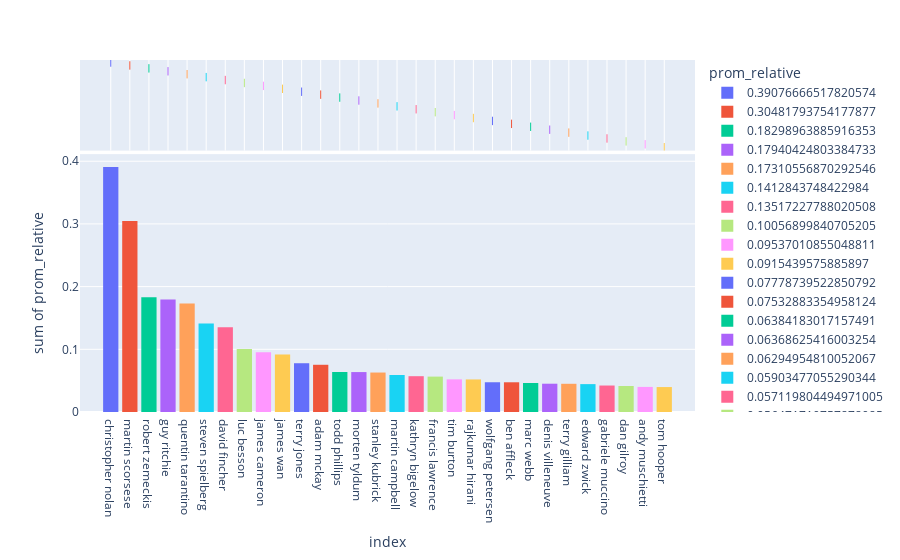

The notebook cell saved with this chart:
### Code cell
graf_directores(df)

### Figure 1 — Plotly figure (JSON) as saved in the notebook; plotly's stock layout.template omitted (floating-point values rounded to 4 significant figures)
{"data": [{"alignmentgroup": "True", "bingroup": "x", "histfunc": "sum", "hovertemplate": "prom_relative=0.39076666517820574<br>index=%{x}<br>sum of prom_relative=%{y}<extra></extra>", "legendgroup": "0.39076666517820574", "marker": {"color": "#636efa", "pattern": {"shape": ""}}, "name": "0.39076666517820574", "offsetgroup": "0.39076666517820574", "orientation": "v", "showlegend": true, "type": "histogram", "x": ["christopher nolan"], "xaxis": "x", "y": [0.3908], "yaxis": "y"}, {"alignmentgroup": "True", "boxpoints": "all", "customdata": [[8.1]], "fillcolor": "rgba(255,255,255,0)", "hoveron": "points", "hovertemplate": "prom_relative=0.39076666517820574<br>index=%{x}<br>score=%{customdata[0]}<extra></extra>", "jitter": 0, "legendgroup": "0.39076666517820574", "line": {"color": "rgba(255,255,255,0)"}, "marker": {"color": "#636efa", "symbol": "line-ns-open"}, "name": "0.39076666517820574", "offsetgroup": "0.39076666517820574", "showlegend": false, "type": "box", "x": ["christopher nolan"], "xaxis": "x2", "yaxis": "y2"}, {"alignmentgroup": "True", "bingroup": "x", "histfunc": "sum", "hovertemplate": "prom_relative=0.30481793754177877<br>index=%{x}<br>sum of prom_relative=%{y}<extra></extra>", "legendgroup": "0.30481793754177877", "marker": {"color": "#EF553B", "pattern": {"shape": ""}}, "name": "0.30481793754177877", "offsetgroup": "0.30481793754177877", "orientation": "v", "showlegend": true, "type": "histogram", "x": ["martin scorsese"], "xaxis": "x", "y": [0.3048], "yaxis": "y"}, {"alignmentgroup": "True", "boxpoints": "all", "customdata": [[8]], "fillcolor": "rgba(255,255,255,0)", "hoveron": "points", "hovertemplate": "prom_relative=0.30481793754177877<br>index=%{x}<br>score=%{customdata[0]}<extra></extra>", "jitter": 0, "legendgroup": "0.30481793754177877", "line": {"color": "rgba(255,255,255,0)"}, "marker": {"color": "#EF553B", "symbol": "line-ns-open"}, "name": "0.30481793754177877", "offsetgroup": "0.30481793754177877", "showlegend": false, "type": "box", "x": ["martin scorsese"], "xaxis": "x2", "yaxis": "y2"}, {"alignmentgroup": "True", "bingroup": "x", "histfunc": "sum", "hovertemplate": "prom_relative=0.18298963885916353<br>index=%{x}<br>sum of prom_relative=%{y}<extra></extra>", "legendgroup": "0.18298963885916353", "marker": {"color": "#00cc96", "pattern": {"shape": ""}}, "name": "0.18298963885916353", "offsetgroup": "0.18298963885916353", "orientation": "v", "showlegend": true, "type": "histogram", "x": ["robert zemeckis"], "xaxis": "x", "y": [0.183], "yaxis": "y"}, {"alignmentgroup": "True", "boxpoints": "all", "customdata": [[8.6]], "fillcolor": "rgba(255,255,255,0)", "hoveron": "points", "hovertemplate": "prom_relative=0.18298963885916353<br>index=%{x}<br>score=%{customdata[0]}<extra></extra>", "jitter": 0, "legendgroup": "0.18298963885916353", "line": {"color": "rgba(255,255,255,0)"}, "marker": {"color": "#00cc96", "symbol": "line-ns-open"}, "name": "0.18298963885916353", "offsetgroup": "0.18298963885916353", "showlegend": false, "type": "box", "x": ["robert zemeckis"], "xaxis": "x2", "yaxis": "y2"}, {"alignmentgroup": "True", "bingroup": "x", "histfunc": "sum", "hovertemplate": "prom_relative=0.17940424803384733<br>index=%{x}<br>sum of prom_relative=%{y}<extra></extra>", "legendgroup": "0.17940424803384733", "marker": {"color": "#ab63fa", "pattern": {"shape": ""}}, "name": "0.17940424803384733", "offsetgroup": "0.17940424803384733", "orientation": "v", "showlegend": true, "type": "histogram", "x": ["guy ritchie"], "xaxis": "x", "y": [0.1794], "yaxis": "y"}, {"alignmentgroup": "True", "boxpoints": "all", "customdata": [[7.6]], "fillcolor": "rgba(255,255,255,0)", "hoveron": "points", "hovertemplate": "prom_relative=0.17940424803384733<br>index=%{x}<br>score=%{customdata[0]}<extra></extra>", "jitter": 0, "legendgroup": "0.17940424803384733", "line": {"color": "rgba(255,255,255,0)"}, "marker": {"color": "#ab63fa", "symbol": "line-ns-open"}, "name": "0.17940424803384733", "offsetgroup": "0.17940424803384733", "showlegend": false, "type": "box", "x": ["guy ritchie"], "xaxis": "x2", "yaxis": "y2"}, {"alignmentgroup": "True", "bingroup": "x", "histfunc": "sum", "hovertemplate": "prom_relative=0.17310556870292546<br>index=%{x}<br>sum of prom_relative=%{y}<extra></extra>", "legendgroup": "0.17310556870292546", "marker": {"color": "#FFA15A", "pattern": {"shape": ""}}, "name": "0.17310556870292546", "offsetgroup": "0.17310556870292546", "orientation": "v", "showlegend": true, "type": "histogram", "x": ["quentin tarantino"], "xaxis": "x", "y": [0.1731], "yaxis": "y"}, {"alignmentgroup": "True", "boxpoints": "all", "customdata": [[8.05]], "fillcolor": "rgba(255,255,255,0)", "hoveron": "points", "hovertemplate": "prom_relative=0.17310556870292546<br>index=%{x}<br>score=%{customdata[0]}<extra></extra>", "jitter": 0, "legendgroup": "0.17310556870292546", "line": {"color": "rgba(255,255,255,0)"}, "marker": {"color": "#FFA15A", "symbol": "line-ns-open"}, "name": "0.17310556870292546", "offsetgroup": "0.17310556870292546", "showlegend": false, "type": "box", "x": ["quentin tarantino"], "xaxis": "x2", "yaxis": "y2"}, {"alignmentgroup": "True", "bingroup": "x", "histfunc": "sum", "hovertemplate": "prom_relative=0.1412843748422984<br>index=%{x}<br>sum of prom_relative=%{y}<extra></extra>", "legendgroup": "0.1412843748422984", "marker": {"color": "#19d3f3", "pattern": {"shape": ""}}, "name": "0.1412843748422984", "offsetgroup": "0.1412843748422984", "orientation": "v", "showlegend": true, "type": "histogram", "x": ["steven spielberg"], "xaxis": "x", "y": [0.1413], "yaxis": "y"}, {"alignmentgroup": "True", "boxpoints": "all", "customdata": [[7.3]], "fillcolor": "rgba(255,255,255,0)", "hoveron": "points", "hovertemplate": "prom_relative=0.1412843748422984<br>index=%{x}<br>score=%{customdata[0]}<extra></extra>", "jitter": 0, "legendgroup": "0.1412843748422984", "line": {"color": "rgba(255,255,255,0)"}, "marker": {"color": "#19d3f3", "symbol": "line-ns-open"}, "name": "0.1412843748422984", "offsetgroup": "0.1412843748422984", "showlegend": false, "type": "box", "x": ["steven spielberg"], "xaxis": "x2", "yaxis": "y2"}, {"alignmentgroup": "True", "bingroup": "x", "histfunc": "sum", "hovertemplate": "prom_relative=0.13517227788020508<br>index=%{x}<br>sum of prom_relative=%{y}<extra></extra>", "legendgroup": "0.13517227788020508", "marker": {"color": "#FF6692", "pattern": {"shape": ""}}, "name": "0.13517227788020508", "offsetgroup": "0.13517227788020508", "orientation": "v", "showlegend": true, "type": "histogram", "x": ["david fincher"], "xaxis": "x", "y": [0.1352], "yaxis": "y"}, {"alignmentgroup": "True", "boxpoints": "all", "customdata": [[7.65]], "fillcolor": "rgba(255,255,255,0)", "hoveron": "points", "hovertemplate": "prom_relative=0.13517227788020508<br>index=%{x}<br>score=%{customdata[0]}<extra></extra>", "jitter": 0, "legendgroup": "0.13517227788020508", "line": {"color": "rgba(255,255,255,0)"}, "marker": {"color": "#FF6692", "symbol": "line-ns-open"}, "name": "0.13517227788020508", "offsetgroup": "0.13517227788020508", "showlegend": false, "type": "box", "x": ["david fincher"], "xaxis": "x2", "yaxis": "y2"}, {"alignmentgroup": "True", "bingroup": "x", "histfunc": "sum", "hovertemplate": "prom_relative=0.10056899840705205<br>index=%{x}<br>sum of prom_relative=%{y}<extra></extra>", "legendgroup": "0.10056899840705205", "marker": {"color": "#B6E880", "pattern": {"shape": ""}}, "name": "0.10056899840705205", "offsetgroup": "0.10056899840705205", "orientation": "v", "showlegend": true, "type": "histogram", "x": ["luc besson"], "xaxis": "x", "y": [0.1006], "yaxis": "y"}, {"alignmentgroup": "True", "boxpoints": "all", "customdata": [[8.4]], "fillcolor": "rgba(255,255,255,0)", "hoveron": "points", "hovertemplate": "prom_relative=0.10056899840705205<br>index=%{x}<br>score=%{customdata[0]}<extra></extra>", "jitter": 0, "legendgroup": "0.10056899840705205", "line": {"color": "rgba(255,255,255,0)"}, "marker": {"color": "#B6E880", "symbol": "line-ns-open"}, "name": "0.10056899840705205", "offsetgroup": "0.10056899840705205", "showlegend": false, "type": "box", "x": ["luc besson"], "xaxis": "x2", "yaxis": "y2"}, {"alignmentgroup": "True", "bingroup": "x", "histfunc": "sum", "hovertemplate": "prom_relative=0.09537010855048811<br>index=%{x}<br>sum of prom_relative=%{y}<extra></extra>", "legendgroup": "0.09537010855048811", "marker": {"color": "#FF97FF", "pattern": {"shape": ""}}, "name": "0.09537010855048811", "offsetgroup": "0.09537010855048811", "orientation": "v", "showlegend": true, "type": "histogram", "x": ["james cameron"], "xaxis": "x", "y": [0.09537], "yaxis": "y"}, {"alignmentgroup": "True", "boxpoints": "all", "customdata": [[7.9]], "fillcolor": "rgba(255,255,255,0)", "hoveron": "points", "hovertemplate": "prom_relative=0.09537010855048811<br>index=%{x}<br>score=%{customdata[0]}<extra></extra>", "jitter": 0, "legendgroup": "0.09537010855048811", "line": {"color": "rgba(255,255,255,0)"}, "marker": {"color": "#FF97FF", "symbol": "line-ns-open"}, "name": "0.09537010855048811", "offsetgroup": "0.09537010855048811", "showlegend": false, "type": "box", "x": ["james cameron"], "xaxis": "x2", "yaxis": "y2"}, {"alignmentgroup": "True", "bingroup": "x", "histfunc": "sum", "hovertemplate": "prom_relative=0.0915439575885897<br>index=%{x}<br>sum of prom_relative=%{y}<extra></extra>", "legendgroup": "0.0915439575885897", "marker": {"color": "#FECB52", "pattern": {"shape": ""}}, "name": "0.0915439575885897", "offsetgroup": "0.0915439575885897", "orientation": "v", "showlegend": true, "type": "histogram", "x": ["james wan"], "xaxis": "x", "y": [0.09154], "yaxis": "y"}, {"alignmentgroup": "True", "boxpoints": "all", "customdata": [[7.05]], "fillcolor": "rgba(255,255,255,0)", "hoveron": "points", "hovertemplate": "prom_relative=0.0915439575885897<br>index=%{x}<br>score=%{customdata[0]}<extra></extra>", "jitter": 0, "legendgroup": "0.0915439575885897", "line": {"color": "rgba(255,255,255,0)"}, "marker": {"color": "#FECB52", "symbol": "line-ns-open"}, "name": "0.0915439575885897", "offsetgroup": "0.0915439575885897", "showlegend": false, "type": "box", "x": ["james wan"], "xaxis": "x2", "yaxis": "y2"}, {"alignmentgroup": "True", "bingroup": "x", "histfunc": "sum", "hovertemplate": "prom_relative=0.07778739522850792<br>index=%{x}<br>sum of prom_relative=%{y}<extra></extra>", "legendgroup": "0.07778739522850792", "marker": {"color": "#636efa", "pattern": {"shape": ""}}, "name": "0.07778739522850792", "offsetgroup": "0.07778739522850792", "orientation": "v", "showlegend": true, "type": "histogram", "x": ["terry jones"], "xaxis": "x", "y": [0.07779], "yaxis": "y"}, {"alignmentgroup": "True", "boxpoints": "all", "customdata": [[7.95]], "fillcolor": "rgba(255,255,255,0)", "hoveron": "points", "hovertemplate": "prom_relative=0.07778739522850792<br>index=%{x}<br>score=%{customdata[0]}<extra></extra>", "jitter": 0, "legendgroup": "0.07778739522850792", "line": {"color": "rgba(255,255,255,0)"}, "marker": {"color": "#636efa", "symbol": "line-ns-open"}, "name": "0.07778739522850792", "offsetgroup": "0.07778739522850792", "showlegend": false, "type": "box", "x": ["terry jones"], "xaxis": "x2", "yaxis": "y2"}, {"alignmentgroup": "True", "bingroup": "x", "histfunc": "sum", "hovertemplate": "prom_relative=0.07532883354958124<br>index=%{x}<br>sum of prom_relative=%{y}<extra></extra>", "legendgroup": "0.07532883354958124", "marker": {"color": "#EF553B", "pattern": {"shape": ""}}, "name": "0.07532883354958124", "offsetgroup": "0.07532883354958124", "orientation": "v", "showlegend": true, "type": "histogram", "x": ["adam mckay"], "xaxis": "x", "y": [0.07533], "yaxis": "y"}, {"alignmentgroup": "True", "boxpoints": "all", "customdata": [[7.1]], "fillcolor": "rgba(255,255,255,0)", "hoveron": "points", "hovertemplate": "prom_relative=0.07532883354958124<br>index=%{x}<br>score=%{customdata[0]}<extra></extra>", "jitter": 0, "legendgroup": "0.07532883354958124", "line": {"color": "rgba(255,255,255,0)"}, "marker": {"color": "#EF553B", "symbol": "line-ns-open"}, "name": "0.07532883354958124", "offsetgroup": "0.07532883354958124", "showlegend": false, "type": "box", "x": ["adam mckay"], "xaxis": "x2", "yaxis": "y2"}, {"alignmentgroup": "True", "bingroup": "x", "histfunc": "sum", "hovertemplate": "prom_relative=0.06384183017157491<br>index=%{x}<br>sum of prom_relative=%{y}<extra></extra>", "legendgroup": "0.06384183017157491", "marker": {"color": "#00cc96", "pattern": {"shape": ""}}, "name": "0.06384183017157491", "offsetgroup": "0.06384183017157491", "orientation": "v", "showlegend": true, "type": "histogram", "x": ["todd phillips"], "xaxis": "x", "y": [0.06384], "yaxis": "y"}, {"alignmentgroup": "True", "boxpoints": "all", "customdata": [[6.525]], "fillcolor": "rgba(255,255,255,0)", "hoveron": "points", "hovertemplate": "prom_relative=0.06384183017157491<br>index=%{x}<br>score=%{customdata[0]}<extra></extra>", "jitter": 0, "legendgroup": "0.06384183017157491", "line": {"color": "rgba(255,255,255,0)"}, "marker": {"color": "#00cc96", "symbol": "line-ns-open"}, "name": "0.06384183017157491", "offsetgroup": "0.06384183017157491", "showlegend": false, "type": "box", "x": ["todd phillips"], "xaxis": "x2", "yaxis": "y2"}, {"alignmentgroup": "True", "bingroup": "x", "histfunc": "sum", "hovertemplate": "prom_relative=0.06368625416003254<br>index=%{x}<br>sum of prom_relative=%{y}<extra></extra>", "legendgroup": "0.06368625416003254", "marker": {"color": "#ab63fa", "pattern": {"shape": ""}}, "name": "0.06368625416003254", "offsetgroup": "0.06368625416003254", "orientation": "v", "showlegend": true, "type": "histogram", "x": ["morten tyldum"], "xaxis": "x", "y": [0.06369], "yaxis": "y"}, {"alignmentgroup": "True", "boxpoints": "all", "customdata": [[8]], "fillcolor": "rgba(255,255,255,0)", "hoveron": "points", "hovertemplate": "prom_relative=0.06368625416003254<br>index=%{x}<br>score=%{customdata[0]}<extra></extra>", "jitter": 0, "legendgroup": "0.06368625416003254", "line": {"color": "rgba(255,255,255,0)"}, "marker": {"color": "#ab63fa", "symbol": "line-ns-open"}, "name": "0.06368625416003254", "offsetgroup": "0.06368625416003254", "showlegend": false, "type": "box", "x": ["morten tyldum"], "xaxis": "x2", "yaxis": "y2"}, {"alignmentgroup": "True", "bingroup": "x", "histfunc": "sum", "hovertemplate": "prom_relative=0.06294954810052067<br>index=%{x}<br>sum of prom_relative=%{y}<extra></extra>", "legendgroup": "0.06294954810052067", "marker": {"color": "#FFA15A", "pattern": {"shape": ""}}, "name": "0.06294954810052067", "offsetgroup": "0.06294954810052067", "orientation": "v", "showlegend": true, "type": "histogram", "x": ["stanley kubrick"], "xaxis": "x", "y": [0.06295], "yaxis": "y"}, {"alignmentgroup": "True", "boxpoints": "all", "customdata": [[8.2]], "fillcolor": "rgba(255,255,255,0)", "hoveron": "points", "hovertemplate": "prom_relative=0.06294954810052067<br>index=%{x}<br>score=%{customdata[0]}<extra></extra>", "jitter": 0, "legendgroup": "0.06294954810052067", "line": {"color": "rgba(255,255,255,0)"}, "marker": {"color": "#FFA15A", "symbol": "line-ns-open"}, "name": "0.06294954810052067", "offsetgroup": "0.06294954810052067", "showlegend": false, "type": "box", "x": ["stanley kubrick"], "xaxis": "x2", "yaxis": "y2"}, {"alignmentgroup": "True", "bingroup": "x", "histfunc": "sum", "hovertemplate": "prom_relative=0.05903477055290344<br>index=%{x}<br>sum of prom_relative=%{y}<extra></extra>", "legendgroup": "0.05903477055290344", "marker": {"color": "#19d3f3", "pattern": {"shape": ""}}, "name": "0.05903477055290344", "offsetgroup": "0.05903477055290344", "orientation": "v", "showlegend": true, "type": "histogram", "x": ["martin campbell"], "xaxis": "x", "y": [0.05903], "yaxis": "y"}, {"alignmentgroup": "True", "boxpoints": "all", "customdata": [[7.35]], "fillcolor": "rgba(255,255,255,0)", "hoveron": "points", "hovertemplate": "prom_relative=0.05903477055290344<br>index=%{x}<br>score=%{customdata[0]}<extra></extra>", "jitter": 0, "legendgroup": "0.05903477055290344", "line": {"color": "rgba(255,255,255,0)"}, "marker": {"color": "#19d3f3", "symbol": "line-ns-open"}, "name": "0.05903477055290344", "offsetgroup": "0.05903477055290344", "showlegend": false, "type": "box", "x": ["martin campbell"], "xaxis": "x2", "yaxis": "y2"}, {"alignmentgroup": "True", "bingroup": "x", "histfunc": "sum", "hovertemplate": "prom_relative=0.057119804494971005<br>index=%{x}<br>sum of prom_relative=%{y}<extra></extra>", "legendgroup": "0.057119804494971005", "marker": {"color": "#FF6692", "pattern": {"shape": ""}}, "name": "0.057119804494971005", "offsetgroup": "0.057119804494971005", "orientation": "v", "showlegend": true, "type": "histogram", "x": ["kathryn bigelow"], "xaxis": "x", "y": [0.05712], "yaxis": "y"}, {"alignmentgroup": "True", "boxpoints": "all", "customdata": [[7.3]], "fillcolor": "rgba(255,255,255,0)", "hoveron": "points", "hovertemplate": "prom_relative=0.057119804494971005<br>index=%{x}<br>score=%{customdata[0]}<extra></extra>", "jitter": 0, "legendgroup": "0.057119804494971005", "line": {"color": "rgba(255,255,255,0)"}, "marker": {"color": "#FF6692", "symbol": "line-ns-open"}, "name": "0.057119804494971005", "offsetgroup": "0.057119804494971005", "showlegend": false, "type": "box", "x": ["kathryn bigelow"], "xaxis": "x2", "yaxis": "y2"}, {"alignmentgroup": "True", "bingroup": "x", "histfunc": "sum", "hovertemplate": "prom_relative=0.056471719757878985<br>index=%{x}<br>sum of prom_relative=%{y}<extra></extra>", "legendgroup": "0.056471719757878985", "marker": {"color": "#B6E880", "pattern": {"shape": ""}}, "name": "0.056471719757878985", "offsetgroup": "0.056471719757878985", "orientation": "v", "showlegend": true, "type": "histogram", "x": ["francis lawrence"], "xaxis": "x", "y": [0.05647], "yaxis": "y"}, {"alignmentgroup": "True", "boxpoints": "all", "customdata": [[7.2]], "fillcolor": "rgba(255,255,255,0)", "hoveron": "points", "hovertemplate": "prom_relative=0.056471719757878985<br>index=%{x}<br>score=%{customdata[0]}<extra></extra>", "jitter": 0, "legendgroup": "0.056471719757878985", "line": {"color": "rgba(255,255,255,0)"}, "marker": {"color": "#B6E880", "symbol": "line-ns-open"}, "name": "0.056471719757878985", "offsetgroup": "0.056471719757878985", "showlegend": false, "type": "box", "x": ["francis lawrence"], "xaxis": "x2", "yaxis": "y2"}, {"alignmentgroup": "True", "bingroup": "x", "histfunc": "sum", "hovertemplate": "prom_relative=0.052072271677231836<br>index=%{x}<br>sum of prom_relative=%{y}<extra></extra>", "legendgroup": "0.052072271677231836", "marker": {"color": "#FF97FF", "pattern": {"shape": ""}}, "name": "0.052072271677231836", "offsetgroup": "0.052072271677231836", "orientation": "v", "showlegend": true, "type": "histogram", "x": ["tim burton"], "xaxis": "x", "y": [0.05207], "yaxis": "y"}, {"alignmentgroup": "True", "boxpoints": "all", "customdata": [[7.033]], "fillcolor": "rgba(255,255,255,0)", "hoveron": "points", "hovertemplate": "prom_relative=0.052072271677231836<br>index=%{x}<br>score=%{customdata[0]}<extra></extra>", "jitter": 0, "legendgroup": "0.052072271677231836", "line": {"color": "rgba(255,255,255,0)"}, "marker": {"color": "#FF97FF", "symbol": "line-ns-open"}, "name": "0.052072271677231836", "offsetgroup": "0.052072271677231836", "showlegend": false, "type": "box", "x": ["tim burton"], "xaxis": "x2", "yaxis": "y2"}, {"alignmentgroup": "True", "bingroup": "x", "histfunc": "sum", "hovertemplate": "prom_relative=0.05192285258508087<br>index=%{x}<br>sum of prom_relative=%{y}<extra></extra>", "legendgroup": "0.05192285258508087", "marker": {"color": "#FECB52", "pattern": {"shape": ""}}, "name": "0.05192285258508087", "offsetgroup": "0.05192285258508087", "orientation": "v", "showlegend": true, "type": "histogram", "x": ["rajkumar hirani"], "xaxis": "x", "y": [0.05192], "yaxis": "y"}, {"alignmentgroup": "True", "boxpoints": "all", "customdata": [[7.9]], "fillcolor": "rgba(255,255,255,0)", "hoveron": "points", "hovertemplate": "prom_relative=0.05192285258508087<br>index=%{x}<br>score=%{customdata[0]}<extra></extra>", "jitter": 0, "legendgroup": "0.05192285258508087", "line": {"color": "rgba(255,255,255,0)"}, "marker": {"color": "#FECB52", "symbol": "line-ns-open"}, "name": "0.05192285258508087", "offsetgroup": "0.05192285258508087", "showlegend": false, "type": "box", "x": ["rajkumar hirani"], "xaxis": "x2", "yaxis": "y2"}, {"alignmentgroup": "True", "bingroup": "x", "histfunc": "sum", "hovertemplate": "prom_relative=0.047444381509424455<br>index=%{x}<br>sum of prom_relative=%{y}<extra></extra>", "legendgroup": "0.047444381509424455", "marker": {"color": "#636efa", "pattern": {"shape": ""}}, "name": "0.047444381509424455", "offsetgroup": "0.047444381509424455", "orientation": "v", "showlegend": true, "type": "histogram", "x": ["wolfgang petersen"], "xaxis": "x", "y": [0.04744], "yaxis": "y"}, {"alignmentgroup": "True", "boxpoints": "all", "customdata": [[7.15]], "fillcolor": "rgba(255,255,255,0)", "hoveron": "points", "hovertemplate": "prom_relative=0.047444381509424455<br>index=%{x}<br>score=%{customdata[0]}<extra></extra>", "jitter": 0, "legendgroup": "0.047444381509424455", "line": {"color": "rgba(255,255,255,0)"}, "marker": {"color": "#636efa", "symbol": "line-ns-open"}, "name": "0.047444381509424455", "offsetgroup": "0.047444381509424455", "showlegend": false, "type": "box", "x": ["wolfgang petersen"], "xaxis": "x2", "yaxis": "y2"}, {"alignmentgroup": "True", "bingroup": "x", "histfunc": "sum", "hovertemplate": "prom_relative=0.047400638758171354<br>index=%{x}<br>sum of prom_relative=%{y}<extra></extra>", "legendgroup": "0.047400638758171354", "marker": {"color": "#EF553B", "pattern": {"shape": ""}}, "name": "0.047400638758171354", "offsetgroup": "0.047400638758171354", "orientation": "v", "showlegend": true, "type": "histogram", "x": ["ben affleck"], "xaxis": "x", "y": [0.0474], "yaxis": "y"}, {"alignmentgroup": "True", "boxpoints": "all", "customdata": [[7.5]], "fillcolor": "rgba(255,255,255,0)", "hoveron": "points", "hovertemplate": "prom_relative=0.047400638758171354<br>index=%{x}<br>score=%{customdata[0]}<extra></extra>", "jitter": 0, "legendgroup": "0.047400638758171354", "line": {"color": "rgba(255,255,255,0)"}, "marker": {"color": "#EF553B", "symbol": "line-ns-open"}, "name": "0.047400638758171354", "offsetgroup": "0.047400638758171354", "showlegend": false, "type": "box", "x": ["ben affleck"], "xaxis": "x2", "yaxis": "y2"}, {"alignmentgroup": "True", "bingroup": "x", "histfunc": "sum", "hovertemplate": "prom_relative=0.04624975738823484<br>index=%{x}<br>sum of prom_relative=%{y}<extra></extra>", "legendgroup": "0.04624975738823484", "marker": {"color": "#00cc96", "pattern": {"shape": ""}}, "name": "0.04624975738823484", "offsetgroup": "0.04624975738823484", "orientation": "v", "showlegend": true, "type": "histogram", "x": ["marc webb"], "xaxis": "x", "y": [0.04625], "yaxis": "y"}, {"alignmentgroup": "True", "boxpoints": "all", "customdata": [[6.8]], "fillcolor": "rgba(255,255,255,0)", "hoveron": "points", "hovertemplate": "prom_relative=0.04624975738823484<br>index=%{x}<br>score=%{customdata[0]}<extra></extra>", "jitter": 0, "legendgroup": "0.04624975738823484", "line": {"color": "rgba(255,255,255,0)"}, "marker": {"color": "#00cc96", "symbol": "line-ns-open"}, "name": "0.04624975738823484", "offsetgroup": "0.04624975738823484", "showlegend": false, "type": "box", "x": ["marc webb"], "xaxis": "x2", "yaxis": "y2"}, {"alignmentgroup": "True", "bingroup": "x", "histfunc": "sum", "hovertemplate": "prom_relative=0.04513545805132841<br>index=%{x}<br>sum of prom_relative=%{y}<extra></extra>", "legendgroup": "0.04513545805132841", "marker": {"color": "#ab63fa", "pattern": {"shape": ""}}, "name": "0.04513545805132841", "offsetgroup": "0.04513545805132841", "orientation": "v", "showlegend": true, "type": "histogram", "x": ["denis villeneuve"], "xaxis": "x", "y": [0.04514], "yaxis": "y"}, {"alignmentgroup": "True", "boxpoints": "all", "customdata": [[7.8]], "fillcolor": "rgba(255,255,255,0)", "hoveron": "points", "hovertemplate": "prom_relative=0.04513545805132841<br>index=%{x}<br>score=%{customdata[0]}<extra></extra>", "jitter": 0, "legendgroup": "0.04513545805132841", "line": {"color": "rgba(255,255,255,0)"}, "marker": {"color": "#ab63fa", "symbol": "line-ns-open"}, "name": "0.04513545805132841", "offsetgroup": "0.04513545805132841", "showlegend": false, "type": "box", "x": ["denis villeneuve"], "xaxis": "x2", "yaxis": "y2"}, {"alignmentgroup": "True", "bingroup": "x", "histfunc": "sum", "hovertemplate": "prom_relative=0.04501055365125891<br>index=%{x}<br>sum of prom_relative=%{y}<extra></extra>", "legendgroup": "0.04501055365125891", "marker": {"color": "#FFA15A", "pattern": {"shape": ""}}, "name": "0.04501055365125891", "offsetgroup": "0.04501055365125891", "orientation": "v", "showlegend": true, "type": "histogram", "x": ["terry gilliam"], "xaxis": "x", "y": [0.04501], "yaxis": "y"}, {"alignmentgroup": "True", "boxpoints": "all", "customdata": [[8]], "fillcolor": "rgba(255,255,255,0)", "hoveron": "points", "hovertemplate": "prom_relative=0.04501055365125891<br>index=%{x}<br>score=%{customdata[0]}<extra></extra>", "jitter": 0, "legendgroup": "0.04501055365125891", "line": {"color": "rgba(255,255,255,0)"}, "marker": {"color": "#FFA15A", "symbol": "line-ns-open"}, "name": "0.04501055365125891", "offsetgroup": "0.04501055365125891", "showlegend": false, "type": "box", "x": ["terry gilliam"], "xaxis": "x2", "yaxis": "y2"}, {"alignmentgroup": "True", "bingroup": "x", "histfunc": "sum", "hovertemplate": "prom_relative=0.04446505061072478<br>index=%{x}<br>sum of prom_relative=%{y}<extra></extra>", "legendgroup": "0.04446505061072478", "marker": {"color": "#19d3f3", "pattern": {"shape": ""}}, "name": "0.04446505061072478", "offsetgroup": "0.04446505061072478", "orientation": "v", "showlegend": true, "type": "histogram", "x": ["edward zwick"], "xaxis": "x", "y": [0.04447], "yaxis": "y"}, {"alignmentgroup": "True", "boxpoints": "all", "customdata": [[7.8]], "fillcolor": "rgba(255,255,255,0)", "hoveron": "points", "hovertemplate": "prom_relative=0.04446505061072478<br>index=%{x}<br>score=%{customdata[0]}<extra></extra>", "jitter": 0, "legendgroup": "0.04446505061072478", "line": {"color": "rgba(255,255,255,0)"}, "marker": {"color": "#19d3f3", "symbol": "line-ns-open"}, "name": "0.04446505061072478", "offsetgroup": "0.04446505061072478", "showlegend": false, "type": "box", "x": ["edward zwick"], "xaxis": "x2", "yaxis": "y2"}, {"alignmentgroup": "True", "bingroup": "x", "histfunc": "sum", "hovertemplate": "prom_relative=0.042229089634339044<br>index=%{x}<br>sum of prom_relative=%{y}<extra></extra>", "legendgroup": "0.042229089634339044", "marker": {"color": "#FF6692", "pattern": {"shape": ""}}, "name": "0.042229089634339044", "offsetgroup": "0.042229089634339044", "orientation": "v", "showlegend": true, "type": "histogram", "x": ["gabriele muccino"], "xaxis": "x", "y": [0.04223], "yaxis": "y"}, {"alignmentgroup": "True", "boxpoints": "all", "customdata": [[8]], "fillcolor": "rgba(255,255,255,0)", "hoveron": "points", "hovertemplate": "prom_relative=0.042229089634339044<br>index=%{x}<br>score=%{customdata[0]}<extra></extra>", "jitter": 0, "legendgroup": "0.042229089634339044", "line": {"color": "rgba(255,255,255,0)"}, "marker": {"color": "#FF6692", "symbol": "line-ns-open"}, "name": "0.042229089634339044", "offsetgroup": "0.042229089634339044", "showlegend": false, "type": "box", "x": ["gabriele muccino"], "xaxis": "x2", "yaxis": "y2"}, {"alignmentgroup": "True", "bingroup": "x", "histfunc": "sum", "hovertemplate": "prom_relative=0.04146967138719318<br>index=%{x}<br>sum of prom_relative=%{y}<extra></extra>", "legendgroup": "0.04146967138719318", "marker": {"color": "#B6E880", "pattern": {"shape": ""}}, "name": "0.04146967138719318", "offsetgroup": "0.04146967138719318", "orientation": "v", "showlegend": true, "type": "histogram", "x": ["dan gilroy"], "xaxis": "x", "y": [0.04147], "yaxis": "y"}, {"alignmentgroup": "True", "boxpoints": "all", "customdata": [[6.65]], "fillcolor": "rgba(255,255,255,0)", "hoveron": "points", "hovertemplate": "prom_relative=0.04146967138719318<br>index=%{x}<br>score=%{customdata[0]}<extra></extra>", "jitter": 0, "legendgroup": "0.04146967138719318", "line": {"color": "rgba(255,255,255,0)"}, "marker": {"color": "#B6E880", "symbol": "line-ns-open"}, "name": "0.04146967138719318", "offsetgroup": "0.04146967138719318", "showlegend": false, "type": "box", "x": ["dan gilroy"], "xaxis": "x2", "yaxis": "y2"}, {"alignmentgroup": "True", "bingroup": "x", "histfunc": "sum", "hovertemplate": "prom_relative=0.03998956856254274<br>index=%{x}<br>sum of prom_relative=%{y}<extra></extra>", "legendgroup": "0.03998956856254274", "marker": {"color": "#FF97FF", "pattern": {"shape": ""}}, "name": "0.03998956856254274", "offsetgroup": "0.03998956856254274", "orientation": "v", "showlegend": true, "type": "histogram", "x": ["andy muschietti"], "xaxis": "x", "y": [0.03999], "yaxis": "y"}, {"alignmentgroup": "True", "boxpoints": "all", "customdata": [[7.2]], "fillcolor": "rgba(255,255,255,0)", "hoveron": "points", "hovertemplate": "prom_relative=0.03998956856254274<br>index=%{x}<br>score=%{customdata[0]}<extra></extra>", "jitter": 0, "legendgroup": "0.03998956856254274", "line": {"color": "rgba(255,255,255,0)"}, "marker": {"color": "#FF97FF", "symbol": "line-ns-open"}, "name": "0.03998956856254274", "offsetgroup": "0.03998956856254274", "showlegend": false, "type": "box", "x": ["andy muschietti"], "xaxis": "x2", "yaxis": "y2"}, {"alignmentgroup": "True", "bingroup": "x", "histfunc": "sum", "hovertemplate": "prom_relative=0.03977380699065893<br>index=%{x}<br>sum of prom_relative=%{y}<extra></extra>", "legendgroup": "0.03977380699065893", "marker": {"color": "#FECB52", "pattern": {"shape": ""}}, "name": "0.03977380699065893", "offsetgroup": "0.03977380699065893", "orientation": "v", "showlegend": true, "type": "histogram", "x": ["tom hooper"], "xaxis": "x", "y": [0.03977], "yaxis": "y"}, {"alignmentgroup": "True", "boxpoints": "all", "customdata": [[7.4]], "fillcolor": "rgba(255,255,255,0)", "hoveron": "points", "hovertemplate": "prom_relative=0.03977380699065893<br>index=%{x}<br>score=%{customdata[0]}<extra></extra>", "jitter": 0, "legendgroup": "0.03977380699065893", "line": {"color": "rgba(255,255,255,0)"}, "marker": {"color": "#FECB52", "symbol": "line-ns-open"}, "name": "0.03977380699065893", "offsetgroup": "0.03977380699065893", "showlegend": false, "type": "box", "x": ["tom hooper"], "xaxis": "x2", "yaxis": "y2"}], "layout": {"barmode": "relative", "legend": {"title": {"text": "prom_relative"}, "tracegroupgap": 0}, "margin": {"t": 60}, "xaxis": {"anchor": "y", "domain": [0, 1], "title": {"text": "index"}}, "xaxis2": {"anchor": "y2", "domain": [0, 1], "matches": "x", "showgrid": true, "showticklabels": false}, "yaxis": {"anchor": "x", "categoryarray": [0.03977, 0.03999, 0.04147, 0.04223, 0.04447, 0.04501, 0.04514, 0.04625, 0.0474, 0.04744, 0.05192, 0.05207, 0.05647, 0.05712, 0.05903, 0.06295, 0.06369, 0.06384, 0.07533, 0.07779, 0.09154, 0.09537, 0.1006, 0.1352, 0.1413, 0.1731, 0.1794, 0.183, 0.3048, 0.3908], "categoryorder": "array", "domain": [0, 0.7326], "title": {"text": "sum of prom_relative"}}, "yaxis2": {"anchor": "x2", "categoryarray": [0.03977, 0.03999, 0.04147, 0.04223, 0.04447, 0.04501, 0.04514, 0.04625, 0.0474, 0.04744, 0.05192, 0.05207, 0.05647, 0.05712, 0.05903, 0.06295, 0.06369, 0.06384, 0.07533, 0.07779, 0.09154, 0.09537, 0.1006, 0.1352, 0.1413, 0.1731, 0.1794, 0.183, 0.3048, 0.3908], "categoryorder": "array", "domain": [0.7426, 1], "matches": "y2", "showgrid": false, "showline": false, "showticklabels": false, "ticks": ""}}}
